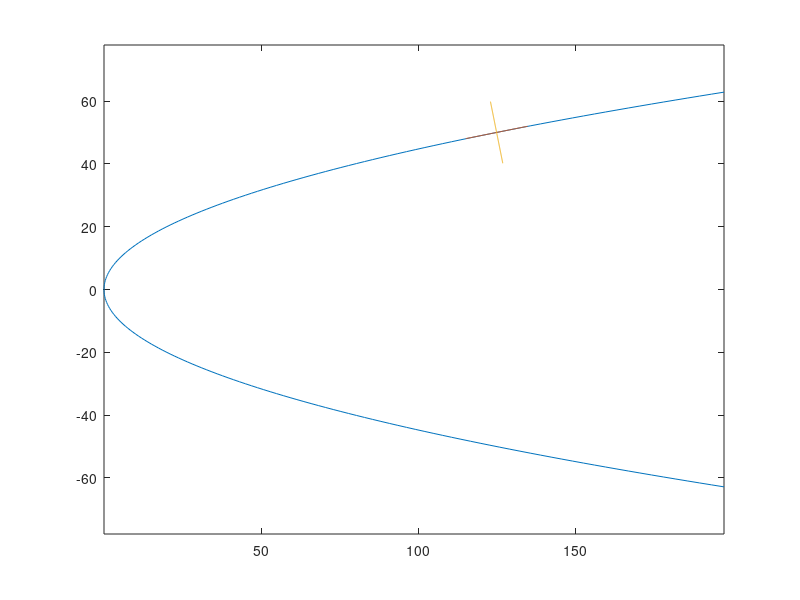

Reproduce this figure in MATLAB.
clc
clear all
clf
a=input('a=\n');
t1=input('t1=\n');
x1=a*t1^2;
y1=2*a*t1;
co=t1/sqrt(1+t1^2);
si=1/sqrt(1+t1^2);
CO=-1/sqrt(1+t1^2);
SI=t1/sqrt(1+t1^2);
t=linspace(-2*pi,2*pi,200);
x=a*t.^2;
y=2*a*t;
plot(x,y)
hold on
p=linspace(-10,10,100);
x2=x1+p*co;
y2=y1+p*si;
plot(x2,y2)
x3=x1+p*CO;
y3=y1+p*SI;
plot(x3,y3)
axis equal
